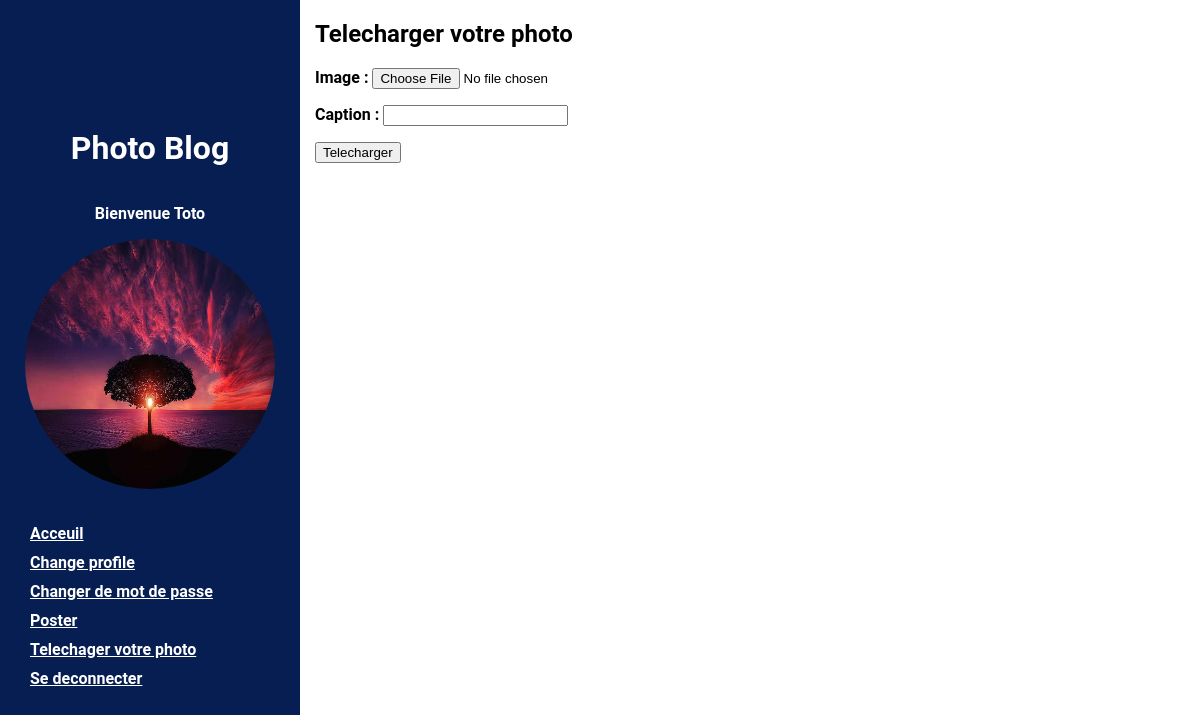
The page /photo/uploader (signed in) on the database its author committed.
### authentification/models.py (models this page shows)
class User(AbstractUser):
    CREATOR = "CREATOR"
    SUSBCRIBER = "SUSCRIBER"
    ROLE_choices = (
        (CREATOR, "creator"),
        (SUSBCRIBER, "susbcriber")
    )
    profile_photo = models.ImageField(upload_to=user_profile_path, verbose_name="Photo profile",
                                      null=True, blank=True)
    role = models.CharField(max_length=30, choices=ROLE_choices, verbose_name="Rôle")

### blog/views.py (the view, shortened to what this page needs)
# urls.py: path('photo/uploader', Telechargerphoto,
@login_required
def Telechargerphoto(request):
    form = Photoform
    return render(request, "blog/add-photo.html", context={
        'form': form
    })

### templates/blog/add-photo.html (shortened to what this page needs)
{% extends 'base.html' %}
{% block css %}
{% load static %}
    <link rel="stylesheet" href="{% static 'CSS/main.css' %}">
{% endblock %}
{% block content %}
<main>
    {% include 'SiderBar.html' %}
    <div class="content">
        <h2>Telecharger votre photo</h2>
        <form method="post" enctype="multipart/form-data">
            {{ form.as_p }}
            <button type="submit">Telecharger</button>
        </form>
    </div>
</main>
{% endblock %}

### templates/SiderBar.html (shortened to what this page needs)
    <div class="sidebar">
        <h1>Photo Blog</h1>
        <p>Bienvenue {{ request.user }}</p>
        {% if request.user.profile_photo %}
        <img src="{{ request.user.profile_photo.url }}" alt="profile" >
        {% else %}
            {% load static %}
        {% endif %}
        <div class="config">
            <a href="{% url 'home' %}">Acceuil</a>
            <a href="{% url 'change-profile' %}">Change profile</a>
            <a href="{% url 'changepassord' %}">Changer de mot de passe</a>
            <a href="{% url 'blog-photo-upload' %}">Poster</a>
            <a href="{% url 'photo-uploader' %}">Telechager votre photo</a>
            <a href="{% url 'se-deconnecter' %}">Se deconnecter</a>
        </div>
    </div>

### static/CSS/main.css (style rules this page uses)
* { box-sizing: border-box; }
body { font-size: 16px; font-family: "Roboto", "Lucida Grande", "DejaVu Sans", "Bitstream Vera Sans", Verdana, Arial, sans-serif; font-weight: bold; margin: 0; padding: 0; }
main { display: flex; flex-flow: row; }
.sidebar { width: 25%; height: 100vh !important; display: flex; flex-flow: column; background-color: #071e53; margin: 0; padding: 0; justify-content: center; justify-items: center; padding: 0 20px; color: white; text-align: center; position: fixed; z-index: 9999; }
.sidebar img { width: 250px; height: 250px; border-radius: 50%; margin-bottom: 30px; margin-right: auto; margin-left: auto; }
.content { padding-left: 20px; width: 75%; margin-left: auto; margin-right: 5px; }
.config { display: flex; flex-flow: column; text-align: left; color: white; }
.config a { margin: 5px 10px; color: white; }

### rows shown on the page
User: user "Toto", user.profile_photo (picture)
